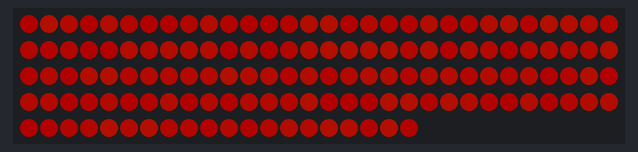
The sketch below on a simulated Arduino Uno, built with avr-gcc and run on an emulated ATmega328P. On the bench: 140 RGB LEDs in strip order, left to right, continuing on the next row. Dim RGB values are drawn brighter than linear; random numbers use the default seed unless the sketch sets one.

Above: at 0.1 s.

The sketch:

ember.ino
```cpp
#include <Adafruit_NeoPixel.h>
#ifdef __AVR__
  #include <avr/power.h>
#endif

#define PIN 2

//Adafruit_NeoPixel strip = Adafruit_NeoPixel(140, PIN, NEO_GRB + NEO_KHZ800);

Adafruit_NeoPixel strip = Adafruit_NeoPixel(140, PIN, NEO_GRB + NEO_KHZ800);
// 0-99 leg
// 100-140 foot

uint32_t color;

void setup() {
  strip.begin();
  strip.setBrightness(60);
  strip.show(); // Initialize all pixels to 'off'
}

void loop() {
  for(int i=139; i >= 0; i--){
    color = strip.Color(random(245,255), random(0, 25), 0);
    strip.setPixelColor(i, color);
  }
  strip.show();
  delay(500);
}
```
